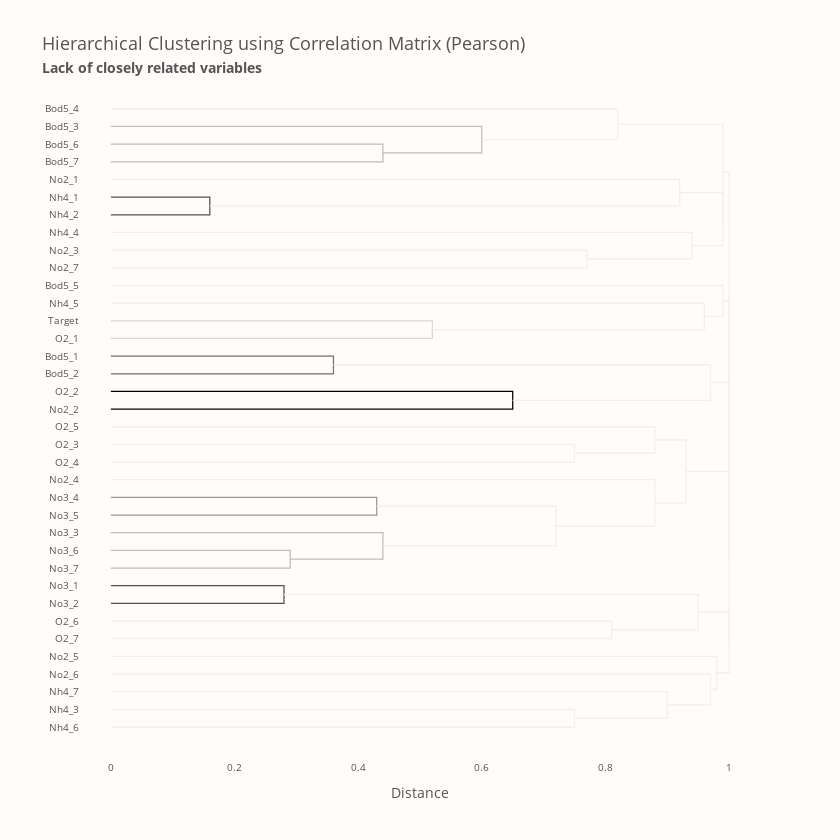

The cell this chart's notebook holds for it:
### Markdown cell above
<p style="
    font-size: 20px;
    font-family: 'JetBrains Mono';
    color: #4A4B52;
    border-bottom: 2px solid #FF7F51;
">
    <b>Correlation Matrix - Observations</b> 📜
</p>

<p style="
    font-size: 16px;
    font-family: 'JetBrains Mono';
">
    As we can see, only <code>O2_1</code> and <code>O2_2</code> are somewhat correlated with the target variable ($0.48$ and $0.22$, respectively). When we think about it, this seems to be logical since these stations are located close to each other, and features represent the same variable as the target one. Also, <code>O2_2</code> is less correlated with the target (this station is further away).<b>I also checked the Spearman correlation, but the situation is similar to the Pearson one, i.e. weakly correlated features.</b> Moreover, most correlated pairs are related to the <code>No3-Variables</code>.<br><br>
    Since we have the correlation matrix, we can utilise it for another visualisation - hierarchical clustering. Nevertheless, relying on correlations requires an additional step because correlation measures the similarity between variables, but in hierarchical clustering, we need to provide dissimilarity (distance) between them. We can treat dissimilarity as $\textrm{dissimilarity} = 1 - \textrm{abs(correlation)}$. And basically, that's all. We can pass dissimilarity to the <code>linkage()</code> function from the <code>scipy</code> module and get clustering results. Just like as below.
</p>

### Code cell
dissimilarity = 1 - np.abs(pearson_corr)

fig = ff.create_dendrogram(
    dissimilarity,
    labels=pearson_corr.columns,
    orientation="left",
    colorscale=px.colors.sequential.Greys[1:],
    # squareform() returns lower triangular in compressed form - as 1D array.
    linkagefun=lambda x: linkage(squareform(dissimilarity), method="complete"),
)
fig.update_xaxes(showline=False, title="Distance", ticks="", range=[-0.05, 1.05], tickfont_size=10)
fig.update_yaxes(showline=False, ticks="", tickfont_size=10)
fig.update_layout(
    font_color=FONT_COLOR,
    title="Hierarchical Clustering using Correlation Matrix (Pearson)<br>"
    "<span style='font-size: 75%; font-weight: bold;'>"
    "Lack of closely related variables</span>",
    title_font_size=18,
    plot_bgcolor=BACKGROUND_COLOR,
    paper_bgcolor=BACKGROUND_COLOR,
    height=840,
    width=840,
)
fig.update_traces(line_width=1.25, opacity=1)
fig.show()

### Figure 1 — Plotly figure (JSON) as saved in the notebook; plotly's stock layout.template omitted (floating-point values rounded to 4 significant figures)
{"data": [{"hoverinfo": "text", "line": {"width": 1.25}, "marker": {"color": "rgb(189,189,189)"}, "mode": "lines", "opacity": 1, "type": "scatter", "x": [0, 0.44, 0.44, 0], "xaxis": "x", "y": [-25, -25, -35, -35], "yaxis": "y"}, {"hoverinfo": "text", "line": {"width": 1.25}, "marker": {"color": "rgb(189,189,189)"}, "mode": "lines", "opacity": 1, "type": "scatter", "x": [0, 0.6, 0.6, 0.44], "xaxis": "x", "y": [-15, -15, -30, -30], "yaxis": "y"}, {"hoverinfo": "text", "line": {"width": 1.25}, "marker": {"color": "rgb(240,240,240)"}, "mode": "lines", "opacity": 1, "type": "scatter", "x": [0, 0.82, 0.82, 0.6], "xaxis": "x", "y": [-5, -5, -22.5, -22.5], "yaxis": "y"}, {"hoverinfo": "text", "line": {"width": 1.25}, "marker": {"color": "rgb(82,82,82)"}, "mode": "lines", "opacity": 1, "type": "scatter", "x": [0, 0.16, 0.16, 0], "xaxis": "x", "y": [-55, -55, -65, -65], "yaxis": "y"}, {"hoverinfo": "text", "line": {"width": 1.25}, "marker": {"color": "rgb(240,240,240)"}, "mode": "lines", "opacity": 1, "type": "scatter", "x": [0, 0.92, 0.92, 0.16], "xaxis": "x", "y": [-45, -45, -60, -60], "yaxis": "y"}, {"hoverinfo": "text", "line": {"width": 1.25}, "marker": {"color": "rgb(240,240,240)"}, "mode": "lines", "opacity": 1, "type": "scatter", "x": [0, 0.77, 0.77, 0], "xaxis": "x", "y": [-85, -85, -95, -95], "yaxis": "y"}, {"hoverinfo": "text", "line": {"width": 1.25}, "marker": {"color": "rgb(240,240,240)"}, "mode": "lines", "opacity": 1, "type": "scatter", "x": [0, 0.94, 0.94, 0.77], "xaxis": "x", "y": [-75, -75, -90, -90], "yaxis": "y"}, {"hoverinfo": "text", "line": {"width": 1.25}, "marker": {"color": "rgb(240,240,240)"}, "mode": "lines", "opacity": 1, "type": "scatter", "x": [0.92, 0.99, 0.99, 0.94], "xaxis": "x", "y": [-52.5, -52.5, -82.5, -82.5], "yaxis": "y"}, {"hoverinfo": "text", "line": {"width": 1.25}, "marker": {"color": "rgb(240,240,240)"}, "mode": "lines", "opacity": 1, "type": "scatter", "x": [0.82, 0.99, 0.99, 0.99], "xaxis": "x", "y": [-13.75, -13.75, -67.5, -67.5], "yaxis": "y"}, {"hoverinfo": "text", "line": {"width": 1.25}, "marker": {"color": "rgb(217,217,217)"}, "mode": "lines", "opacity": 1, "type": "scatter", "x": [0, 0.52, 0.52, 0], "xaxis": "x", "y": [-125, -125, -135, -135], "yaxis": "y"}, {"hoverinfo": "text", "line": {"width": 1.25}, "marker": {"color": "rgb(240,240,240)"}, "mode": "lines", "opacity": 1, "type": "scatter", "x": [0, 0.96, 0.96, 0.52], "xaxis": "x", "y": [-115, -115, -130, -130], "yaxis": "y"}, {"hoverinfo": "text", "line": {"width": 1.25}, "marker": {"color": "rgb(240,240,240)"}, "mode": "lines", "opacity": 1, "type": "scatter", "x": [0, 0.99, 0.99, 0.96], "xaxis": "x", "y": [-105, -105, -122.5, -122.5], "yaxis": "y"}, {"hoverinfo": "text", "line": {"width": 1.25}, "marker": {"color": "rgb(115,115,115)"}, "mode": "lines", "opacity": 1, "type": "scatter", "x": [0, 0.36, 0.36, 0], "xaxis": "x", "y": [-145, -145, -155, -155], "yaxis": "y"}, {"hoverinfo": "text", "line": {"width": 1.25}, "marker": {"color": "rgb(0,0,0)"}, "mode": "lines", "opacity": 1, "type": "scatter", "x": [0, 0.65, 0.65, 0], "xaxis": "x", "y": [-165, -165, -175, -175], "yaxis": "y"}, {"hoverinfo": "text", "line": {"width": 1.25}, "marker": {"color": "rgb(240,240,240)"}, "mode": "lines", "opacity": 1, "type": "scatter", "x": [0.36, 0.97, 0.97, 0.65], "xaxis": "x", "y": [-150, -150, -170, -170], "yaxis": "y"}, {"hoverinfo": "text", "line": {"width": 1.25}, "marker": {"color": "rgb(240,240,240)"}, "mode": "lines", "opacity": 1, "type": "scatter", "x": [0, 0.75, 0.75, 0], "xaxis": "x", "y": [-195, -195, -205, -205], "yaxis": "y"}, {"hoverinfo": "text", "line": {"width": 1.25}, "marker": {"color": "rgb(240,240,240)"}, "mode": "lines", "opacity": 1, "type": "scatter", "x": [0, 0.88, 0.88, 0.75], "xaxis": "x", "y": [-185, -185, -200, -200], "yaxis": "y"}, {"hoverinfo": "text", "line": {"width": 1.25}, "marker": {"color": "rgb(150,150,150)"}, "mode": "lines", "opacity": 1, "type": "scatter", "x": [0, 0.43, 0.43, 0], "xaxis": "x", "y": [-225, -225, -235, -235], "yaxis": "y"}, {"hoverinfo": "text", "line": {"width": 1.25}, "marker": {"color": "rgb(189,189,189)"}, "mode": "lines", "opacity": 1, "type": "scatter", "x": [0, 0.29, 0.29, 0], "xaxis": "x", "y": [-255, -255, -265, -265], "yaxis": "y"}, {"hoverinfo": "text", "line": {"width": 1.25}, "marker": {"color": "rgb(189,189,189)"}, "mode": "lines", "opacity": 1, "type": "scatter", "x": [0, 0.44, 0.44, 0.29], "xaxis": "x", "y": [-245, -245, -260, -260], "yaxis": "y"}, {"hoverinfo": "text", "line": {"width": 1.25}, "marker": {"color": "rgb(240,240,240)"}, "mode": "lines", "opacity": 1, "type": "scatter", "x": [0.43, 0.72, 0.72, 0.44], "xaxis": "x", "y": [-230, -230, -252.5, -252.5], "yaxis": "y"}, {"hoverinfo": "text", "line": {"width": 1.25}, "marker": {"color": "rgb(240,240,240)"}, "mode": "lines", "opacity": 1, "type": "scatter", "x": [0, 0.88, 0.88, 0.72], "xaxis": "x", "y": [-215, -215, -241.2, -241.2], "yaxis": "y"}, {"hoverinfo": "text", "line": {"width": 1.25}, "marker": {"color": "rgb(240,240,240)"}, "mode": "lines", "opacity": 1, "type": "scatter", "x": [0.88, 0.93, 0.93, 0.88], "xaxis": "x", "y": [-192.5, -192.5, -228.1, -228.1], "yaxis": "y"}, {"hoverinfo": "text", "line": {"width": 1.25}, "marker": {"color": "rgb(82,82,82)"}, "mode": "lines", "opacity": 1, "type": "scatter", "x": [0, 0.28, 0.28, 0], "xaxis": "x", "y": [-275, -275, -285, -285], "yaxis": "y"}, {"hoverinfo": "text", "line": {"width": 1.25}, "marker": {"color": "rgb(240,240,240)"}, "mode": "lines", "opacity": 1, "type": "scatter", "x": [0, 0.81, 0.81, 0], "xaxis": "x", "y": [-295, -295, -305, -305], "yaxis": "y"}, {"hoverinfo": "text", "line": {"width": 1.25}, "marker": {"color": "rgb(240,240,240)"}, "mode": "lines", "opacity": 1, "type": "scatter", "x": [0.28, 0.95, 0.95, 0.81], "xaxis": "x", "y": [-280, -280, -300, -300], "yaxis": "y"}, {"hoverinfo": "text", "line": {"width": 1.25}, "marker": {"color": "rgb(240,240,240)"}, "mode": "lines", "opacity": 1, "type": "scatter", "x": [0, 0.75, 0.75, 0], "xaxis": "x", "y": [-345, -345, -355, -355], "yaxis": "y"}, {"hoverinfo": "text", "line": {"width": 1.25}, "marker": {"color": "rgb(240,240,240)"}, "mode": "lines", "opacity": 1, "type": "scatter", "x": [0, 0.9, 0.9, 0.75], "xaxis": "x", "y": [-335, -335, -350, -350], "yaxis": "y"}, {"hoverinfo": "text", "line": {"width": 1.25}, "marker": {"color": "rgb(240,240,240)"}, "mode": "lines", "opacity": 1, "type": "scatter", "x": [0, 0.97, 0.97, 0.9], "xaxis": "x", "y": [-325, -325, -342.5, -342.5], "yaxis": "y"}, {"hoverinfo": "text", "line": {"width": 1.25}, "marker": {"color": "rgb(240,240,240)"}, "mode": "lines", "opacity": 1, "type": "scatter", "x": [0, 0.98, 0.98, 0.97], "xaxis": "x", "y": [-315, -315, -333.8, -333.8], "yaxis": "y"}, {"hoverinfo": "text", "line": {"width": 1.25}, "marker": {"color": "rgb(240,240,240)"}, "mode": "lines", "opacity": 1, "type": "scatter", "x": [0.95, 1, 1, 0.98], "xaxis": "x", "y": [-290, -290, -324.4, -324.4], "yaxis": "y"}, {"hoverinfo": "text", "line": {"width": 1.25}, "marker": {"color": "rgb(240,240,240)"}, "mode": "lines", "opacity": 1, "type": "scatter", "x": [0.93, 1, 1, 1], "xaxis": "x", "y": [-210.3, -210.3, -307.2, -307.2], "yaxis": "y"}, {"hoverinfo": "text", "line": {"width": 1.25}, "marker": {"color": "rgb(240,240,240)"}, "mode": "lines", "opacity": 1, "type": "scatter", "x": [0.97, 1, 1, 1], "xaxis": "x", "y": [-160, -160, -258.8, -258.8], "yaxis": "y"}, {"hoverinfo": "text", "line": {"width": 1.25}, "marker": {"color": "rgb(240,240,240)"}, "mode": "lines", "opacity": 1, "type": "scatter", "x": [0.99, 1, 1, 1], "xaxis": "x", "y": [-113.8, -113.8, -209.4, -209.4], "yaxis": "y"}, {"hoverinfo": "text", "line": {"width": 1.25}, "marker": {"color": "rgb(240,240,240)"}, "mode": "lines", "opacity": 1, "type": "scatter", "x": [0.99, 1, 1, 1], "xaxis": "x", "y": [-40.62, -40.62, -161.6, -161.6], "yaxis": "y"}], "layout": {"autosize": false, "font": {"color": "#545454"}, "height": 840, "hovermode": "closest", "paper_bgcolor": "#FFFCFA", "plot_bgcolor": "#FFFCFA", "showlegend": false, "title": {"font": {"size": 18}, "text": "Hierarchical Clustering using Correlation Matrix (Pearson)<br><span style='font-size: 75%; font-weight: bold;'>Lack of closely related variables</span>"}, "width": 840, "xaxis": {"mirror": "allticks", "range": [-0.05, 1.05], "rangemode": "tozero", "showgrid": false, "showline": false, "showticklabels": true, "tickfont": {"size": 10}, "ticks": "", "title": {"text": "Distance"}, "type": "linear", "zeroline": false}, "yaxis": {"mirror": "allticks", "rangemode": "tozero", "showgrid": false, "showline": false, "showticklabels": true, "tickfont": {"size": 10}, "tickmode": "array", "ticks": "", "ticktext": ["Bod5_4", "Bod5_3", "Bod5_6", "Bod5_7", "No2_1", "Nh4_1", "Nh4_2", "Nh4_4", "No2_3", "No2_7", "Bod5_5", "Nh4_5", "Target", "O2_1", "Bod5_1", "Bod5_2", "O2_2", "No2_2", "O2_5", "O2_3", "O2_4", "No2_4", "No3_4", "No3_5", "No3_3", "No3_6", "No3_7", "No3_1", "No3_2", "O2_6", "O2_7", "No2_5", "No2_6", "Nh4_7", "Nh4_3", "Nh4_6"], "tickvals": [-5, -15, -25, -35, -45, -55, -65, -75, -85, -95, -105, -115, -125, -135, -145, -155, -165, -175, -185, -195, -205, -215, -225, -235, -245, -255, -265, -275, -285, -295, -305, -315, -325, -335, -345, -355], "type": "linear", "zeroline": false}}}
